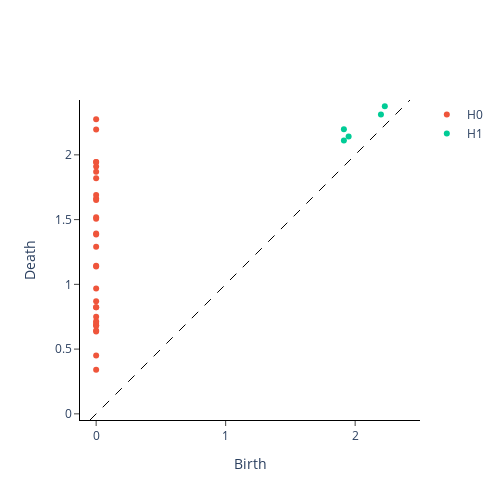

The notebook cell saved with this chart:
### Markdown cell above
In the plot below for a single window, the generators of each homology dimension $H_0$ and $H_1$ are coloured differently:

### Code cell
VR.plot(diagrams, sample=window_num)

### Figure 1 — Plotly figure (JSON) as saved in the notebook; plotly's stock layout.template omitted (floating-point values rounded to 4 significant figures)
{"data": [{"hoverinfo": "none", "line": {"color": "black", "dash": "dash", "width": 1}, "mode": "lines", "showlegend": false, "type": "scatter", "x": [-0.04752, 2.424], "y": [-0.04752, 2.424]}, {"hoverinfo": "text", "hovertext": ["(0.0, 0.3401477038860321)", "(0.0, 0.45000457763671875)", "(0.0, 0.6360031962394714)", "(0.0, 0.6440514922142029)", "(0.0, 0.679998517036438)", "(0.0, 0.6847586035728455)", "(0.0, 0.7017909288406372)", "(0.0, 0.7156844735145569)", "(0.0, 0.75)", "(0.0, 0.8232831954956055), multiplicity: 2", "(0.0, 0.8232831954956055), multiplicity: 2", "(0.0, 0.8700022101402283)", "(0.0, 0.9677276611328125)", "(0.0, 1.1385067701339722)", "(0.0, 1.1440716981887817)", "(0.0, 1.2896902561187744)", "(0.0, 1.3858575820922852)", "(0.0, 1.3917229175567627)", "(0.0, 1.506290316581726)", "(0.0, 1.5182263851165771)", "(0.0, 1.6505787372589111)", "(0.0, 1.6620768308639526)", "(0.0, 1.689849853515625)", "(0.0, 1.82010817527771)", "(0.0, 1.8700320720672607)", "(0.0, 1.9090571403503418)", "(0.0, 1.9442781209945679), multiplicity: 2", "(0.0, 1.9442781209945679), multiplicity: 2", "(0.0, 2.194953680038452)", "(0.0, 2.275482177734375)"], "mode": "markers", "name": "H0", "type": "scatter", "x": [0, 0, 0, 0, 0, 0, 0, 0, 0, 0, 0, 0, 0, 0, 0, 0, 0, 0, 0, 0, 0, 0, 0, 0, 0, 0, 0, 0, 0, 0], "y": [0.3401, 0.45, 0.636, 0.6441, 0.68, 0.6848, 0.7018, 0.7157, 0.75, 0.8233, 0.8233, 0.87, 0.9677, 1.139, 1.144, 1.29, 1.386, 1.392, 1.506, 1.518, 1.651, 1.662, 1.69, 1.82, 1.87, 1.909, 1.944, 1.944, 2.195, 2.275]}, {"hoverinfo": "text", "hovertext": ["(2.2290399074554443, 2.3760108947753906)", "(2.1990175247192383, 2.3118815422058105)", "(1.949592113494873, 2.141988754272461)", "(1.9131407737731934, 2.198570966720581)", "(1.9131407737731934, 2.1115880012512207)"], "mode": "markers", "name": "H1", "type": "scatter", "x": [2.229, 2.199, 1.95, 1.913, 1.913], "y": [2.376, 2.312, 2.142, 2.199, 2.112]}], "layout": {"height": 500, "plot_bgcolor": "white", "width": 500, "xaxis": {"autorange": false, "exponentformat": "e", "linecolor": "black", "linewidth": 1, "mirror": false, "range": [-0.04752, 2.424], "showexponent": "all", "showline": true, "side": "bottom", "ticks": "outside", "title": {"text": "Birth"}, "type": "linear", "zeroline": true}, "yaxis": {"autorange": false, "exponentformat": "e", "linecolor": "black", "linewidth": 1, "mirror": false, "range": [-0.04752, 2.424], "scaleanchor": "x", "scaleratio": 1, "showexponent": "all", "showline": true, "side": "left", "ticks": "outside", "title": {"text": "Death"}, "type": "linear", "zeroline": true}}}
